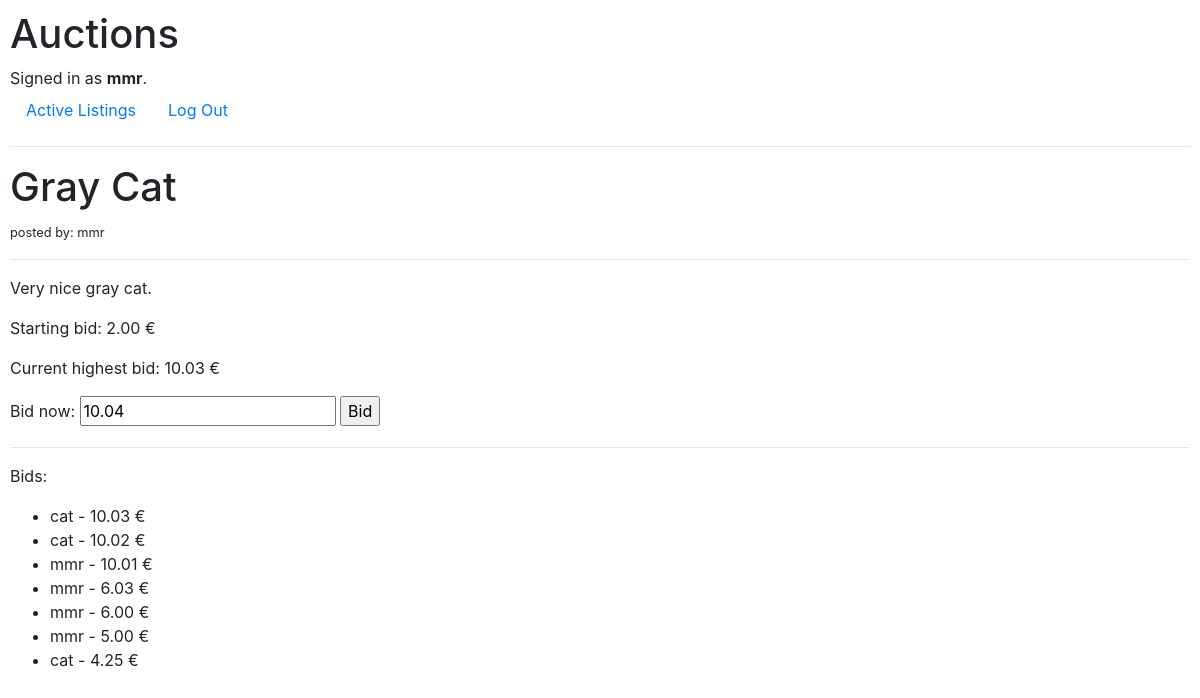
Screenshot of /4/ (signed in) with the database file from the repository.
### auctions/models.py (models this page shows, shortened)
class User(AbstractUser):
    pass

class Listing(models.Model):
    title = models.CharField(max_length=120)
    description = models.TextField()
    starting_bid = models.DecimalField(max_digits=30, decimal_places=2)
    user = models.ForeignKey(User, on_delete=models.CASCADE)
    def bids(self):
        return Bid.objects.filter(listing=self.pk).order_by('-bid')
    def highest_bid(self):
        return Bid.objects.filter(listing=self.pk).order_by('-bid').first()

class Bid(models.Model):
    user = models.ForeignKey(User, on_delete=models.CASCADE)
    listing = models.ForeignKey(Listing, on_delete=models.CASCADE)
    bid = models.DecimalField(max_digits=30, decimal_places=2)

### auctions/views.py (the view)
# urls.py: path('<int:pk>/', views.detail_view, name='listing'),
def detail_view(request, pk):
    listing = Listing.objects.get(pk=pk)
    bids = Listing.bids(listing)
    highest_bid = Listing.highest_bid(listing)
    your_bid = float(Listing.highest_bid(listing).bid) + 0.01
    if request.method == 'POST':
        bid = request.POST['bid']
        user = request.user
        listing = Listing.objects.get(pk=pk)
        if float(bid) < float(highest_bid.bid):
            return render(request, 'auctions/listing.html', {
                'pk': pk,
                'listing':listing,
                'bids': bids,
                'highest_bid': highest_bid,
                'your_bid': your_bid,
                'message': 'Your bid must be higher than current highest bid!'
            })
        b = Bid(listing=listing, bid=bid, user=user)
        b.save()
        return HttpResponseRedirect(reverse('listing', args=[pk]))
    else:
        return render(request, 'auctions/listing.html', {
                'listing':listing,
                'bids': bids,
                'highest_bid': highest_bid,
                'your_bid': your_bid
            })

### auctions/templates/auctions/listing.html (shortened to what this page needs)
{% extends 'auctions/layout.html' %}
{% block body %}
<h1>{{ listing.title }}</h1>
<small>posted by: {{ listing.user.username }}</small>
<hr>
<p>{{ listing.description }}</p>
<p>Starting bid: {{ listing.starting_bid }} €</p>
<p>Current highest bid: {{ highest_bid.bid }} €</p>
{% if user.is_authenticated %}
    <form method="post">{% csrf_token %}
        <label for='bid'>Bid now:</label>
        <input type='number' id='bid' name='bid' min='{{ your_bid }}' value='{{ your_bid }}' step="0.01">
        <input type="submit" value="Bid">
    </form>
{% else %}
    <small><a href="{% url 'login' %}">Log in</a> to place your bid.</small>
{% endif %}
<hr>
<p>Bids:</p>
<ul>
    {% for bid in bids %}
        <li>{{ bid.user.username }} - {{ bid.bid }} €</li>
    {% endfor %}
</ul>
{% endblock %}

### auctions/templates/auctions/layout.html (shortened to what this page needs)
{% load static %}
<!DOCTYPE html>
<html lang="en">
    <head>
        <link rel="stylesheet" href="https://stackpath.bootstrapcdn.com/bootstrap/4.4.1/css/bootstrap.min.css">
        <link href="{% static 'auctions/styles.css' %}" rel="stylesheet">
    </head>
    <body>
        <h1>Auctions</h1>
        <div>
            {% if user.is_authenticated %}
                Signed in as <strong>{{ user.username }}</strong>.
            {% else %}
                Not signed in.
            {% endif %}
        </div>
        <ul class="nav">
            <li class="nav-item">
                <a class="nav-link" href="{% url 'index' %}">Active Listings</a>
            </li>
            {% if user.is_authenticated %}
                <li class="nav-item">
                    <a class="nav-link" href="{% url 'logout' %}">Log Out</a>
                </li>
            {% endif %}
        </ul>
        <hr>
        {% block body %}
        {% endblock %}
    </body>
</html>

### auctions/static/auctions/styles.css (style rules this page uses)
body { padding: 10px; }

### rows the page displays
User: username "mmr"
Listing: title "Gray Cat", user.username "mmr", description "Very nice gray cat.", starting_bid "2.00"
Bid: bid "10.03", user.username "cat"
Bid: user.username "cat", bid "10.02"
Bid: user.username "mmr", bid "10.01"
Bid: user.username "mmr", bid "6.03"
Bid: user.username "mmr", bid "6.00"
Bid: user.username "mmr", bid "5.00"
Bid: user.username "cat", bid "4.25"
